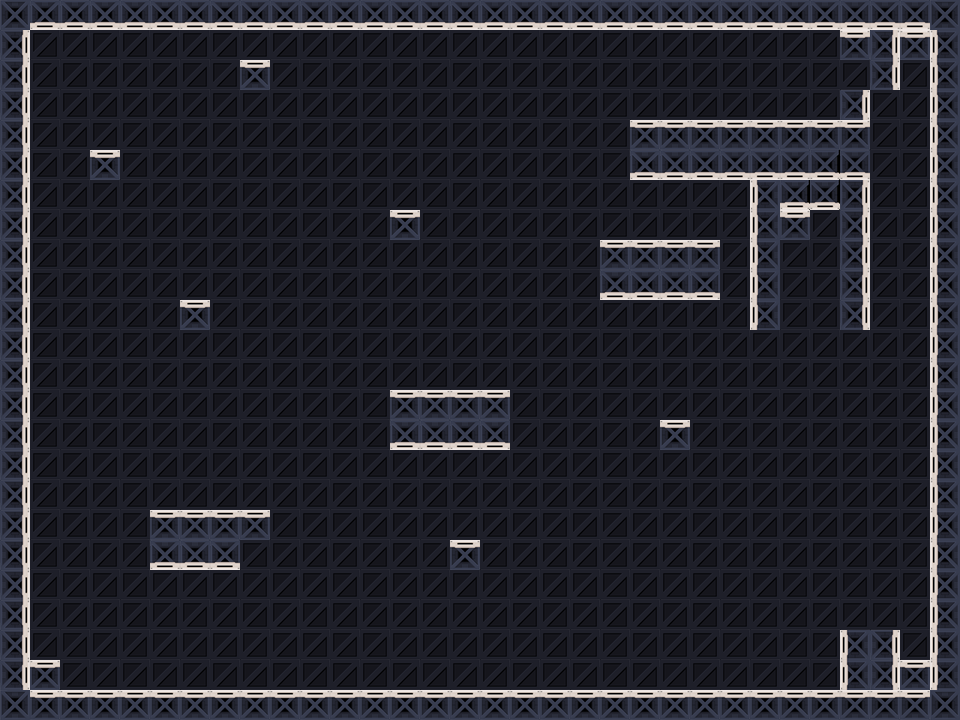

A 2D game scene composited from a Tiled map and its tileset images. What follows is a short description and the map's XML, with each tile layer's data collapsed to a summary:
An orthogonal 32x24 tile map with 30x30 px tiles, 3 tile layers (Back, Obj, Rwd).

<map version="1.2" tiledversion="1.3.1" orientation="orthogonal" renderorder="right-down" compressionlevel="0" width="32" height="24" tilewidth="30" tileheight="30" infinite="0" nextlayerid="4" nextobjectid="1">
 <tileset firstgid="1" name="TileSet (30)" tilewidth="30" tileheight="30" tilecount="10" columns="5">
  <image source="TileSet (30).png" width="150" height="60" />
 </tileset>
 <layer id="2" name="Back" width="32" height="24">
  <data>[768 cells, 634 non-empty, 1 distinct tile ids]</data>
 </layer>
 <layer id="1" name="Obj" width="32" height="24">
  <data>[768 cells, 165 non-empty, 6 distinct tile ids]</data>
 </layer>
 <layer id="3" name="Rwd" width="32" height="24">
  <data>[768 cells, 12 non-empty, 1 distinct tile ids]</data>
 </layer>
</map>